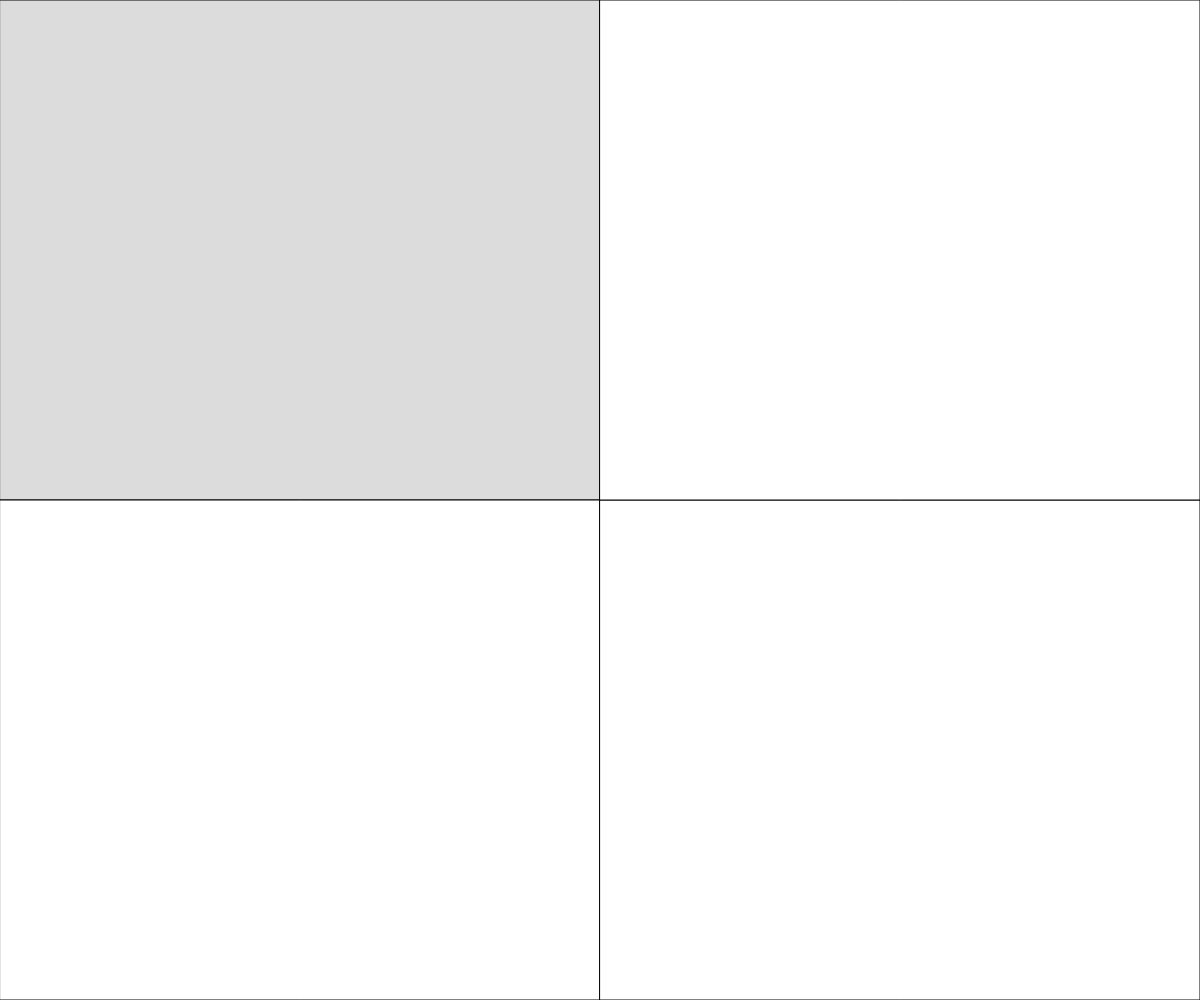
Frame 1 (no input)
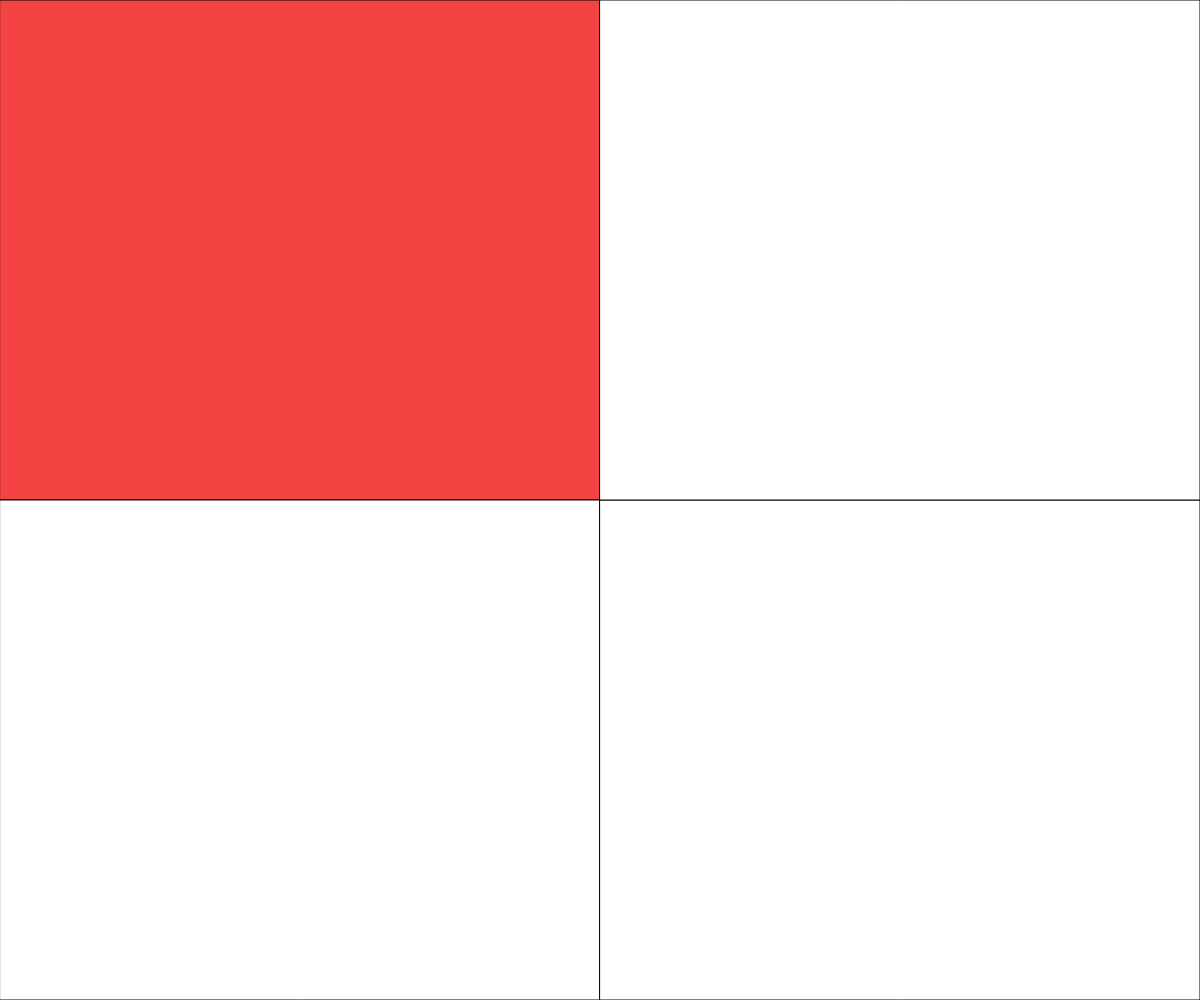
Frame 60 (no input)
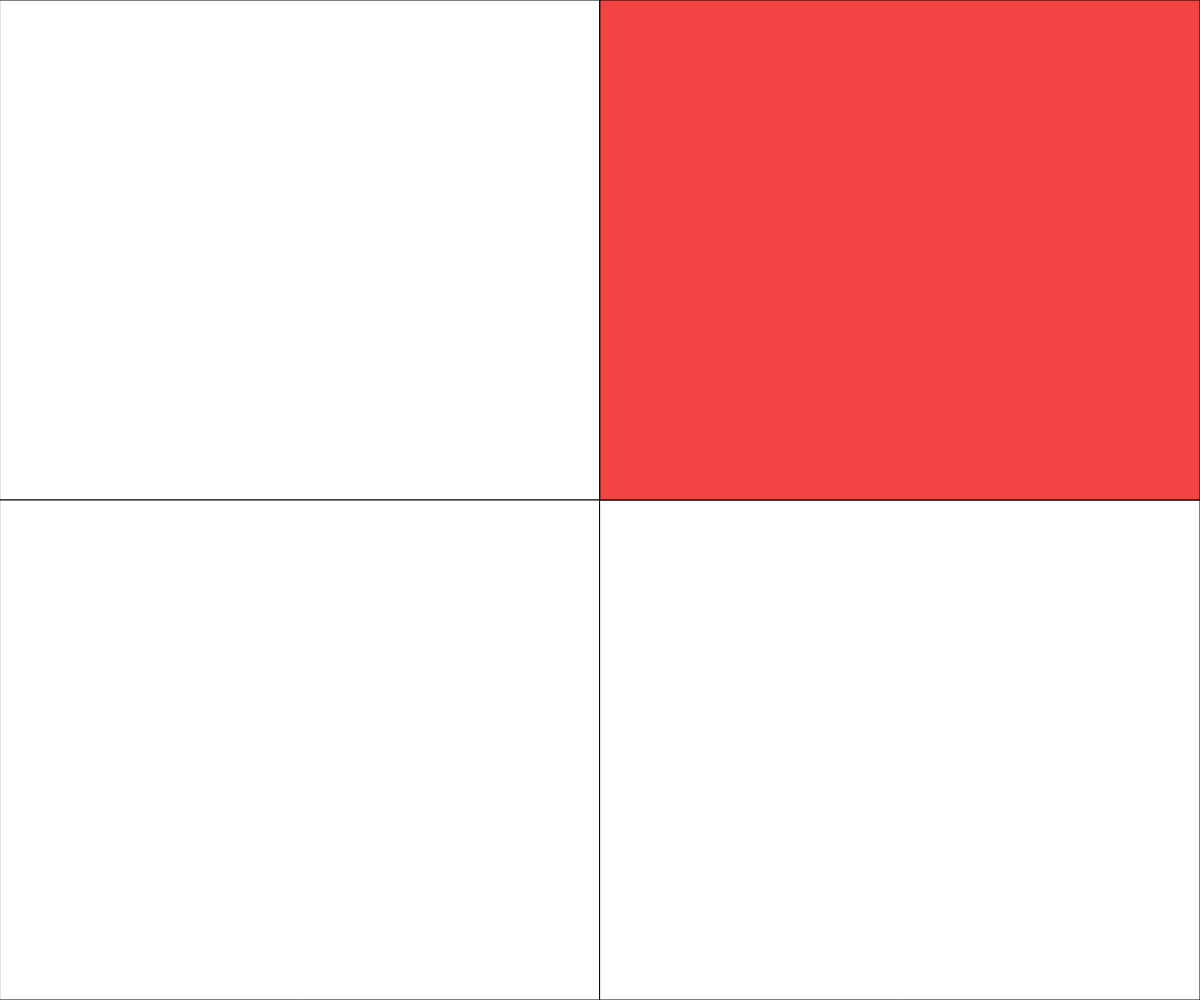
Frame 120 (the mouse pressed at the canvas centre since frame 60)

The p5.js sketch that drew these frames (run headless with seeded random() and noise() and a simulated clock; from frame 60 on, the mouse is pressed at the canvas centre):

// p5.js sketch
// ── sketch.js
// Rollover
// David Rempel
// Feb 12th
//
// Extra for Experts:
// - describe what you did to take this project "above and beyond"

let x , y;
let onLeft, onRight, onBottom, onTop;
let leftTopFade = 0;
let rightBottomFade = 0;
let rightTopFade = 0;
let leftBottomFade = 0;
const FADE_SPEED = 3;

function setup() {
  createCanvas(windowWidth, windowHeight);
  onLeft = true;
  onRight = false;
  onBottom = false;
  onTop = true;
}

function draw() {
  background(220);
  updateCurrentCorner();
  renderRectangle();
}

function renderRectangle(){
  if (onLeft && onTop){
    fill (255,0,0, leftTopFade);
    leftTopFade += FADE_SPEED; 
   
  }
  else{
    fill(255);
    leftTopFade = 0;
  }
  rect ( 0 , 0 , width /2, height / 2 );
  if (onLeft && onBottom){
    fill (255,0,0, leftBottomFade);
    leftBottomFade += FADE_SPEED; 
   
  }
  else{
    fill(255);
    leftBottomFade = 0;
  }
  rect ( 0 , height / 2 , width / 2, height / 2);
  if (onRight && onBottom){
    fill (255,0,0, rightBottomFade);
    rightBottomFade += FADE_SPEED; 
  }
  else{
    fill(255);
    rightBottomFade = 0;
  }
  rect ( width / 2 , height / 2 , width / 2, height / 2);
  if (onRight && onTop){
    fill (255,0,0, rightTopFade);
    rightTopFade += FADE_SPEED; 
   
  }
  else{
    fill(255);
    rightTopFade = 0;
  }
  rect ( width / 2 , 0 , width / 2, height / 2);
}

function updateCurrentCorner(){
  //mouse if on top left
  if (mouseX < width / 2.0 && mouseY < height / 2.0){
    onLeft = true;
    onTop = true;
    onBottom = false;
    onRight = false;
  }
  //mouse if on bottom left
  else if (mouseX < width && mouseY > height / 2.0){
    onLeft = true;
    onTop = false;
    onBottom = true;
    onRight = false;
  }
  //mouse if on bottom right
  else if (mouseX > width / 2.0 && mouseY > height / 2.0){
    onLeft = false;
    onTop = false;
    onBottom = true;
    onRight = true;
  }
  //mouse if on top right
  else {
    onLeft = false;
    onTop = true;
    onBottom = false;
    onRight = true;
  }

}
